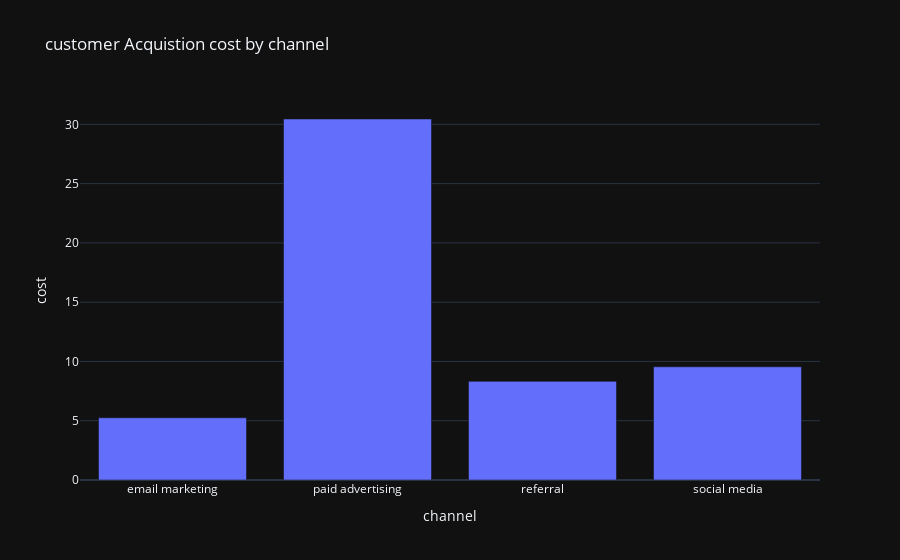

Notebook code for this chart:
### Code cell
cost_by_channel = data.groupby('channel')['cost'].mean().reset_index()

fig= px.bar(cost_by_channel,x = "channel" , y = "cost" , title = 'customer Acquistion cost by channel')
fig.show()

### Figure 1 — Plotly figure (JSON) as saved in the notebook; plotly's stock layout.template omitted (floating-point values rounded to 4 significant figures)
{"data": [{"alignmentgroup": "True", "hovertemplate": "channel=%{x}<br>cost=%{y}<extra></extra>", "legendgroup": "", "marker": {"color": "#636efa", "pattern": {"shape": ""}}, "name": "", "offsetgroup": "", "orientation": "v", "showlegend": false, "textposition": "auto", "type": "bar", "x": ["email marketing", "paid advertising", "referral", "social media"], "xaxis": "x", "y": [5.246, 30.45, 8.32, 9.546], "yaxis": "y"}], "layout": {"autosize": true, "barmode": "relative", "legend": {"tracegroupgap": 0}, "title": {"text": "customer Acquistion cost by channel"}, "xaxis": {"anchor": "y", "autorange": true, "domain": [0, 1], "range": [-0.5, 3.5], "title": {"text": "channel"}, "type": "category"}, "yaxis": {"anchor": "x", "autorange": true, "domain": [0, 1], "range": [0, 32.05], "title": {"text": "cost"}, "type": "linear"}}}
